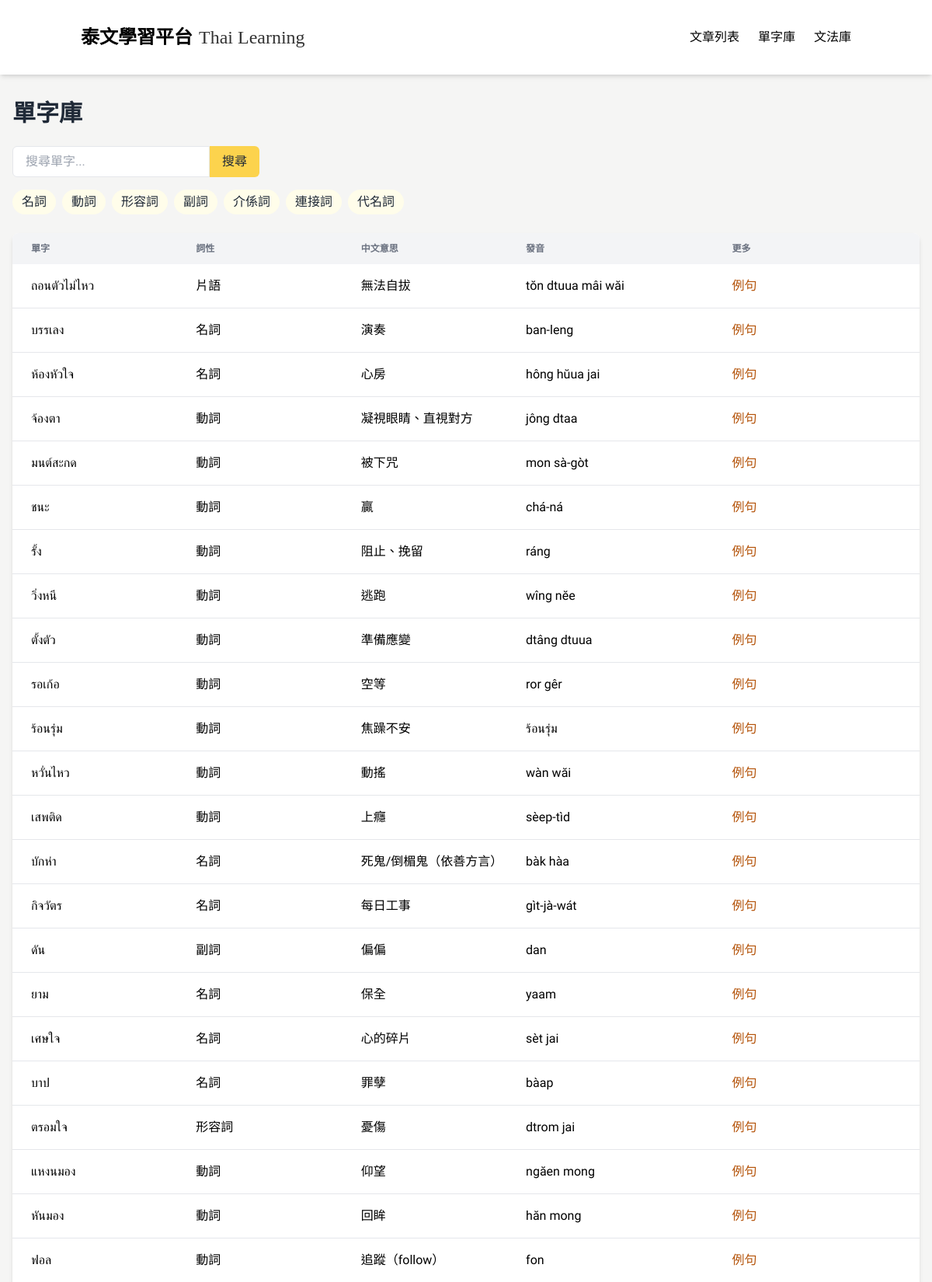
Screenshot of /vocabulary (upper part) with the database file from the repository.
### tables this page shows
CREATE TABLE Word (
            id INTEGER PRIMARY KEY AUTOINCREMENT,
            thai TEXT,
            chinese TEXT,
            type TEXT,
            pronunciation TEXT,
            articleId INTEGER,
            createdAt TEXT,
            updatedAt TEXT
        );

### app_sqlite.py (the view)
@app.route('/vocabulary')
def vocabulary():
    conn = get_db_connection()
    words = conn.execute("""
        SELECT DISTINCT Word.*
        FROM Word
        JOIN WordArticle ON Word.id = WordArticle.wordId
        JOIN Article ON WordArticle.articleId = Article.id
        WHERE Article.status = 'published'
        ORDER BY Word.createdAt DESC
    """).fetchall()
    conn.close()
    return render_template('vocabulary_adjust.html', words=words)

### app_sqlite.py (called while the page is built)
def get_db_connection():
    base_path = os.path.dirname(os.path.abspath(__file__))
    db_path = os.path.join(base_path, 'data.db')
    conn = sqlite3.connect(db_path)  # SQLite 檔名
    conn.row_factory = sqlite3.Row     # 讓取出的資料像字典一樣操作
    return conn

### templates/vocabulary_adjust.html (shortened to what this page needs)
{% extends "base.html" %}
{% block content %}
  <div class="px-4 py-8">
  <h1 class="text-3xl font-bold mb-6 text-gray-800">單字庫</h1>
  <div class="mb-6">
    <div class="flex mb-4">
      <input id="vocabulary-search" type="text" placeholder="搜尋單字..." class="border rounded-l-md px-4" />
      <button class="bg-[#FCD34D] hover:bg-[#FBBF24] text-[#1F2937] hover:text-white px-4 py-2 rounded-r-md transition-colors">搜尋</button>
    </div>
    <div class="flex flex-wrap gap-2 mb-4">
      <button class="px-3 py-1 bg-[#FFFDEA] text-[#1F2937] rounded-full hover:bg-[#FBBF24]" data-type="名詞">名詞</button>
      <button class="px-3 py-1 bg-[#FFFDEA] text-[#1F2937] rounded-full hover:bg-[#FBBF24]" data-type="動詞">動詞</button>
      <button class="px-3 py-1 bg-[#FFFDEA] text-[#1F2937] rounded-full hover:bg-[#FBBF24]" data-type="形容詞">形容詞</button>
      <button class="px-3 py-1 bg-[#FFFDEA] text-[#1F2937] rounded-full hover:bg-[#FBBF24]" data-type="副詞">副詞</button>
      <button class="px-3 py-1 bg-[#FFFDEA] text-[#1F2937] rounded-full hover:bg-[#FBBF24]" data-type="介係詞">介係詞</button>
      <button class="px-3 py-1 bg-[#FFFDEA] text-[#1F2937] rounded-full hover:bg-[#FBBF24]" data-type="連接詞">連接詞</button>
      <button class="px-3 py-1 bg-[#FFFDEA] text-[#1F2937] rounded-full hover:bg-[#FBBF24]" data-type="代名詞">代名詞</button>
    </div>
  </div>
  <div class="hidden md:block bg-white rounded-lg shadow-md overflow-x-auto">
    <table class="min-w-full w-full table-fixed">
      <thead class="bg-gray-100">
        <tr>
          <th class="px-6 py-3 text-left text-xs text-gray-500 uppercase w-1/5">單字</th>
          <th class="px-6 py-3 text-left text-xs text-gray-500 uppercase w-1/5">詞性</th>
          <th class="px-6 py-3 text-left text-xs text-gray-500 uppercase w-1/5">中文意思</th>
          <th class="px-6 py-3 text-left text-xs text-gray-500 uppercase w-1/4">發音</th>
          <th class="px-6 py-3 text-left text-xs text-gray-500 uppercase w-1/4">更多</th>
        </tr>
      </thead>
      <tbody class="divide-y divide-gray-200">
        {% for word in words %}
        <tr class="hover:bg-gray-50 vocabulary-row" data-type="{{ word.type }}">
          <td class="px-6 py-4 whitespace-nowrap thai-text">{{ word.thai }}</td>
          <td class="px-6 py-4 whitespace-nowrap">{{ word.type }}</td>
          <td class="px-6 py-4 whitespace-nowrap">{{ word.chinese }}</td>
          <td class="px-6 py-4 whitespace-nowrap">{{ word.pronunciation }}</td>
          <td class="px-6 py-4 whitespace-nowrap">
            <a href="/word/{{ word.id }}" class="text-[#B45309] hover:underline">例句</a>
          </td>
        </tr>
        {% endfor %}
      </tbody>
    </table>
  </div>
  </div>
{% endblock %}

### templates/base.html (style rules this page uses)
:root { --main-color: #FCD34D; --main-color-hover: #FBBF24; --main-color-light: #FFFDEA; --main-color-light-hover: #FEF3C7; --main-color-bg: #ffffff; --main-color-dark: #1F2937; --main-color-darker: #111827; }
body { font-family: 'Noto Sans TC', 'Sarabun', sans-serif; background-color: #F5F5F4; }
.thai-text { font-family: 'Sarabun', sans-serif; }

### rows the page displays
Word: thai "ถอนตัวไม่ไหว", type "片語", chinese "無法自拔", pronunciation "tŏn dtuua mâi wăi"
Word: thai "บรรเลง", type "名詞", chinese "演奏", pronunciation "ban-leng"
Word: thai "ห้องหัวใจ", type "名詞", chinese "心房", pronunciation "hông hŭua jai"
Word: thai "จ้องตา", type "動詞", chinese "凝視眼睛、直視對方", pronunciation "jông dtaa"
Word: thai "มนต์สะกด", type "動詞", chinese "被下咒", pronunciation "mon sà-gòt"
Word: thai "ชนะ", type "動詞", chinese "贏", pronunciation "chá-ná"
Word: thai "รั้ง", type "動詞", chinese "阻止、挽留", pronunciation "ráng"
Word: thai "วิ่งหนี", type "動詞", chinese "逃跑", pronunciation "wîng nĕe"
Word: thai "ตั้งตัว", type "動詞", chinese "準備應變", pronunciation "dtâng dtuua"
Word: thai "รอเก้อ", type "動詞", chinese "空等", pronunciation "ror gêr"
Word: thai "ร้อนรุ่ม", type "動詞", chinese "焦躁不安", pronunciation "ร้อนรุ่ม"
Word: thai "หวั่นไหว", type "動詞", chinese "動搖", pronunciation "wàn wăi"
Word: thai "เสพติด", type "動詞", chinese "上癮", pronunciation "sèep-tìd"
Word: thai "บักห่า", type "名詞", chinese "死鬼/倒楣鬼（依善方言）", pronunciation "bàk hàa"
Word: thai "กิจวัตร", type "名詞", chinese "每日工事", pronunciation "gìt-jà-wát"
Word: thai "ดัน", type "副詞", chinese "偏偏", pronunciation "dan"
Word: thai "ยาม", type "名詞", chinese "保全", pronunciation "yaam"
Word: thai "เศษใจ", type "名詞", chinese "心的碎片", pronunciation "sèt jai"
Word: thai "บาป", type "名詞", chinese "罪孽", pronunciation "bàap"
Word: thai "ตรอมใจ", type "形容詞", chinese "憂傷", pronunciation "dtrom jai"
Word: thai "แหงนมอง", type "動詞", chinese "仰望", pronunciation "ngăen mong"
Word: thai "หันมอง", type "動詞", chinese "回眸", pronunciation "hăn mong"
Word: thai "ฟอล", type "動詞", chinese "追蹤（follow）", pronunciation "fon"
